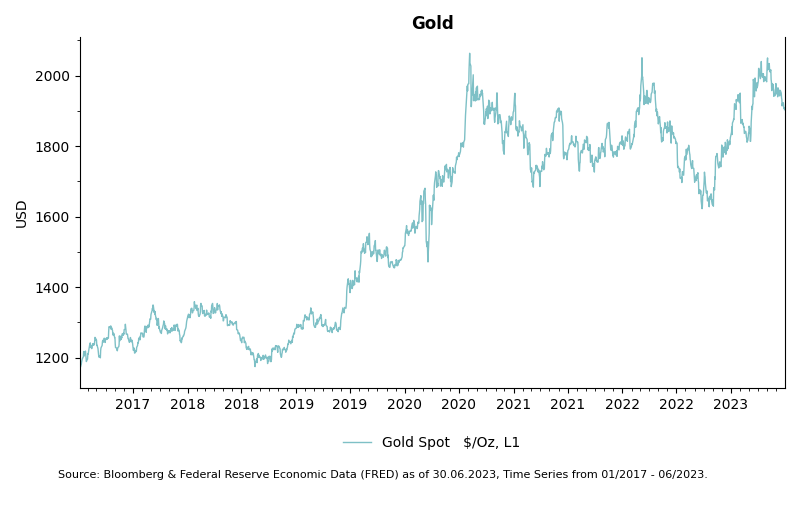

Here is the Python script that generated this plot:
from matplotlib.ticker import MultipleLocator

from charting.charts.time_series_chart import TimeSeriesChart
import matplotlib.dates as mdates
from examples import fred, blp

if __name__ == '__main__':
    d1, t1 = blp.get_series(series_id='XAU Curncy', observation_start="20170101")

    chart = TimeSeriesChart(title="Gold", num_y_axes=1)

    chart.configure_y_axis(axis_index=0, label="USD", minor_locator=MultipleLocator(100), major_locator=MultipleLocator(200))

    major_locator = mdates.MonthLocator(interval=6)
    minor_locator = mdates.MonthLocator(interval=1)

    major_formatter = mdates.DateFormatter("%Y")
    chart.configure_x_axis(major_formatter=major_formatter, minor_locator=minor_locator, major_locator=major_locator)

    chart.add_data(x=d1.index, y=d1['y'], label=t1, y_axis=0)
    chart.legend(frameon=False, ncol=1)

    chart.plot(path="gold.png")
